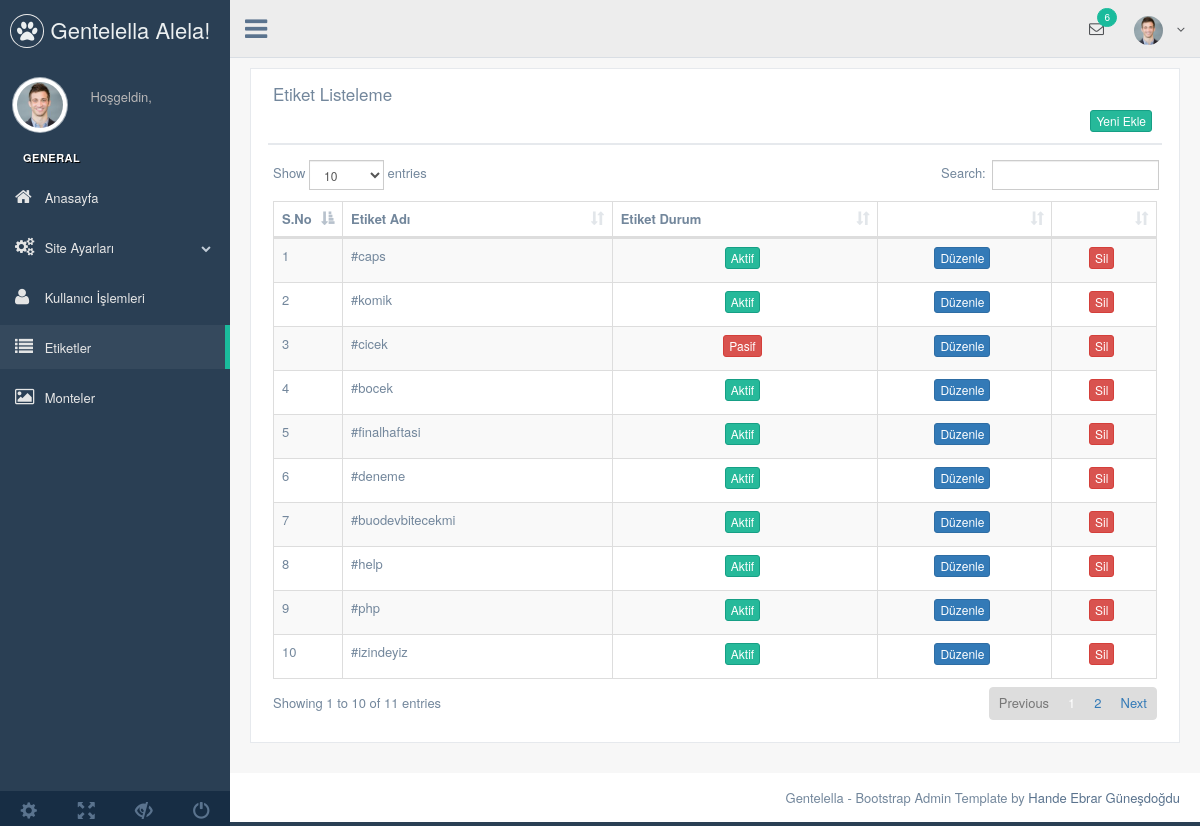
The page /bobiler/admin/production/etiket.php (signed in) on the database its author committed.
### tables this page shows
CREATE TABLE `etiket` (
  `etiket_id` int(11) NOT NULL,
  `etiket_adi` varchar(100) NOT NULL DEFAULT '#',
  `etiket_durum` enum('0','1') NOT NULL DEFAULT '1'
);

### bobiler/admin/production/etiket.php (the view, shortened to what this page needs)
<?php
include 'header.php';
$etiketsor=$db->prepare("SELECT * FROM etiket");
$etiketsor->execute();
?>
<div class="right_col" role="main">
  <div class="">
    <div class="row">
      <div class="col-md-12 col-sm-12 col-xs-12">
        <div class="x_panel">
          <div class="x_title">
            <h2>Etiket Listeleme </h2>
            <div class="clearfix"></div>
            <div align="right">
              <a href="etiket-ekle.php"><button class="btn btn-success btn-xs"> Yeni Ekle</button></a>
            </div>
          </div>
          <div class="x_content">
            <table id="datatable-responsive" class="table table-striped table-bordered dt-responsive nowrap" cellspacing="0" width="100%">
              <thead>
                <tr>
                  <th>S.No</th>
                  <th>Etiket Adı</th>
                  <th>Etiket Durum</th>
                  <th></th>
                  <th></th>
                </tr>
              </thead>
              <tbody>
                <?php
                $say=0;
                while($etiketcek=$etiketsor->fetch(PDO::FETCH_ASSOC)) { $say++?>
                <tr>
                 <td width="20"><?php echo $say ?></td>
                 <td><?php echo $etiketcek['etiket_adi'] ?></td>
                 <td><center><?php
                  if ($etiketcek['etiket_durum']==1) {?>
                  <button class="btn btn-success btn-xs">Aktif</button>
                <?php } else {?>
                <button class="btn btn-danger btn-xs">Pasif</button>
                <?php } ?>
              </center>
            </td>
            <td><center><a href="etiket-duzenle.php?etiket_id=<?php echo $etiketcek['etiket_id']; ?>"><button class="btn btn-primary btn-xs">Düzenle</button></a></center></td>
            <td><center><a href="../netting/islem.php?etiket_id=<?php echo $etiketcek['etiket_id']; ?>&etiketsil=ok"><button class="btn btn-danger btn-xs">Sil</button></a></center></td>
          </tr>
          <?php  }
          ?>
        </tbody>
      </table>
    </div>
  </div>
</div>
</div>
</div>
</div>
<?php include 'footer.php'; ?>

### bobiler/admin/production/header.php (shortened to what this page needs)
<?php
include '../netting/baglan.php';
$kullanicisor=$db->prepare("SELECT * FROM kullanici where kullanici_mail=:mail");
$kullanicisor->execute(array(
  'mail' => $_SESSION['kullanici_mail']
));
$kullanicicek=$kullanicisor->fetch(PDO::FETCH_ASSOC);
?>
<!DOCTYPE html>
<html lang="en">
<head>
  <link href="../vendors/bootstrap/dist/css/bootstrap.min.css" rel="stylesheet">
  <link href="../vendors/font-awesome/css/font-awesome.min.css" rel="stylesheet">
  <link href="../vendors/nprogress/nprogress.css" rel="stylesheet">
  <link href="../vendors/iCheck/skins/flat/green.css" rel="stylesheet">
  <link href="../vendors/datatables.net-bs/css/dataTables.bootstrap.min.css" rel="stylesheet">
  <link href="../vendors/datatables.net-buttons-bs/css/buttons.bootstrap.min.css" rel="stylesheet">
  <link href="../vendors/datatables.net-fixedheader-bs/css/fixedHeader.bootstrap.min.css" rel="stylesheet">
  <link href="../vendors/datatables.net-responsive-bs/css/responsive.bootstrap.min.css" rel="stylesheet">
  <link href="../vendors/datatables.net-scroller-bs/css/scroller.bootstrap.min.css" rel="stylesheet">
  <link href="../build/css/custom.min.css" rel="stylesheet">
</head>
<body class="nav-md">
  <div class="container body">
    <div class="main_container">
      <div class="col-md-3 left_col">
        <div class="left_col scroll-view">
          <div class="navbar nav_title" style="border: 0;">
            <a href="index.html" class="site_title"><i class="fa fa-paw"></i> <span>Gentelella Alela!</span></a>
          </div>
          <div class="profile clearfix">
            <div class="profile_pic">
              <img src="images/img.jpg" alt="..." class="img-circle profile_img">
            </div>
            <div class="profile_info">
              <span>Hoşgeldin,</span>
            </div>
          </div>
          <br />
          <div id="sidebar-menu" class="main_menu_side hidden-print main_menu">
            <div class="menu_section">
              <h3>General</h3>
              <ul class="nav side-menu">
                <li><a href="index.php"><i class="fa fa-home"></i> Anasayfa</a></li>
                <li><a><i class="fa fa-cogs"></i> Site Ayarları <span class="fa fa-chevron-down"></span></a>
                </li>
                <li><a href="kullanici.php"><i class="fa fa-user"></i> Kullanıcı İşlemleri </a></li>
                <li><a href="etiket.php"><i class="fa fa-list"></i> Etiketler </a></li>
                <li><a href="monte.php"><i class="fa fa-image"></i> Monteler </a></li>
              </ul>
            </div>
          </div>
          <div class="sidebar-footer hidden-small">
            <a data-toggle="tooltip" data-placement="top" title="Settings">
              <span class="glyphicon glyphicon-cog" aria-hidden="true"></span>
            </a>
            <a data-toggle="tooltip" data-placement="top" title="FullScreen">
              <span class="glyphicon glyphicon-fullscreen" aria-hidden="true"></span>
            </a>
            <a data-toggle="tooltip" data-placement="top" title="Lock">
              <span class="glyphicon glyphicon-eye-close" aria-hidden="true"></span>
            </a>
            <a data-toggle="tooltip" data-placement="top" title="Logout">
              <span class="glyphicon glyphicon-off" aria-hidden="true"></span>
            </a>
          </div>
        </div>
      </div>
      <div class="top_nav">
        <div class="nav_menu">
          <nav>
            <div class="nav toggle">
              <a id="menu_toggle"><i class="fa fa-bars"></i></a>
            </div>
            <ul class="nav navbar-nav navbar-right">
              <li class="">
                <a href="javascript:;" class="user-profile dropdown-toggle" data-toggle="dropdown" aria-expanded="false">
                  <img src="images/img.jpg" alt=""><?php echo $kullanicicek['kullanici_ad']; ?>
                  <span class=" fa fa-angle-down"></span>
                </a>
              </li>
              <li role="presentation" class="dropdown">
                <a href="javascript:;" class="dropdown-toggle info-number" data-toggle="dropdown" aria-expanded="false">
                  <i class="fa fa-envelope-o"></i>
                  <span class="badge bg-green">6</span>
                </a>
              </li>
            </ul>
          </nav>
        </div>
      </div>

### bobiler/admin/production/footer.php (shortened to what this page needs)
        <footer>
          <div class="pull-right">
            Gentelella - Bootstrap Admin Template by <a href="https://www.linkedin.com/in/handeebrargunesdogdu" target="_blank">Hande Ebrar Güneşdoğdu</a>
          </div>
          <div class="clearfix"></div>
        </footer>
      </div>
    </div>
  </body>
</html>

### rows shown on the page
etiket: etiket_adi "#caps", etiket_durum "Aktif"
etiket: etiket_adi "#komik", etiket_durum "Aktif"
etiket: etiket_adi "#cicek", etiket_durum "Pasif"
etiket: etiket_adi "#bocek", etiket_durum "Aktif"
etiket: etiket_adi "#finalhaftasi", etiket_durum "Aktif"
etiket: etiket_adi "#deneme", etiket_durum "Aktif"
etiket: etiket_adi "#buodevbitecekmi", etiket_durum "Aktif"
etiket: etiket_adi "#help", etiket_durum "Aktif"
etiket: etiket_adi "#php", etiket_durum "Aktif"
etiket: etiket_adi "#izindeyiz", etiket_durum "Aktif"
